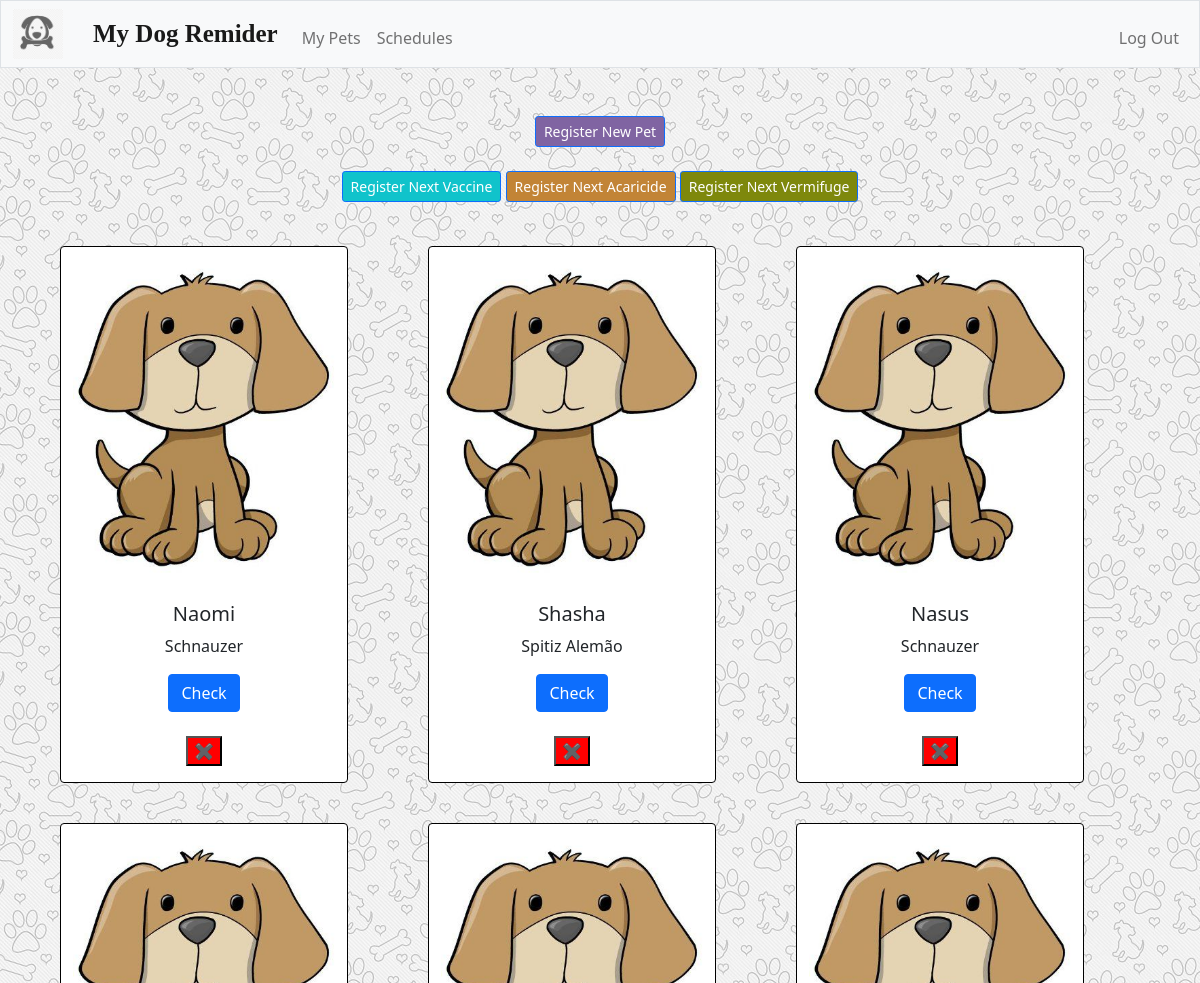
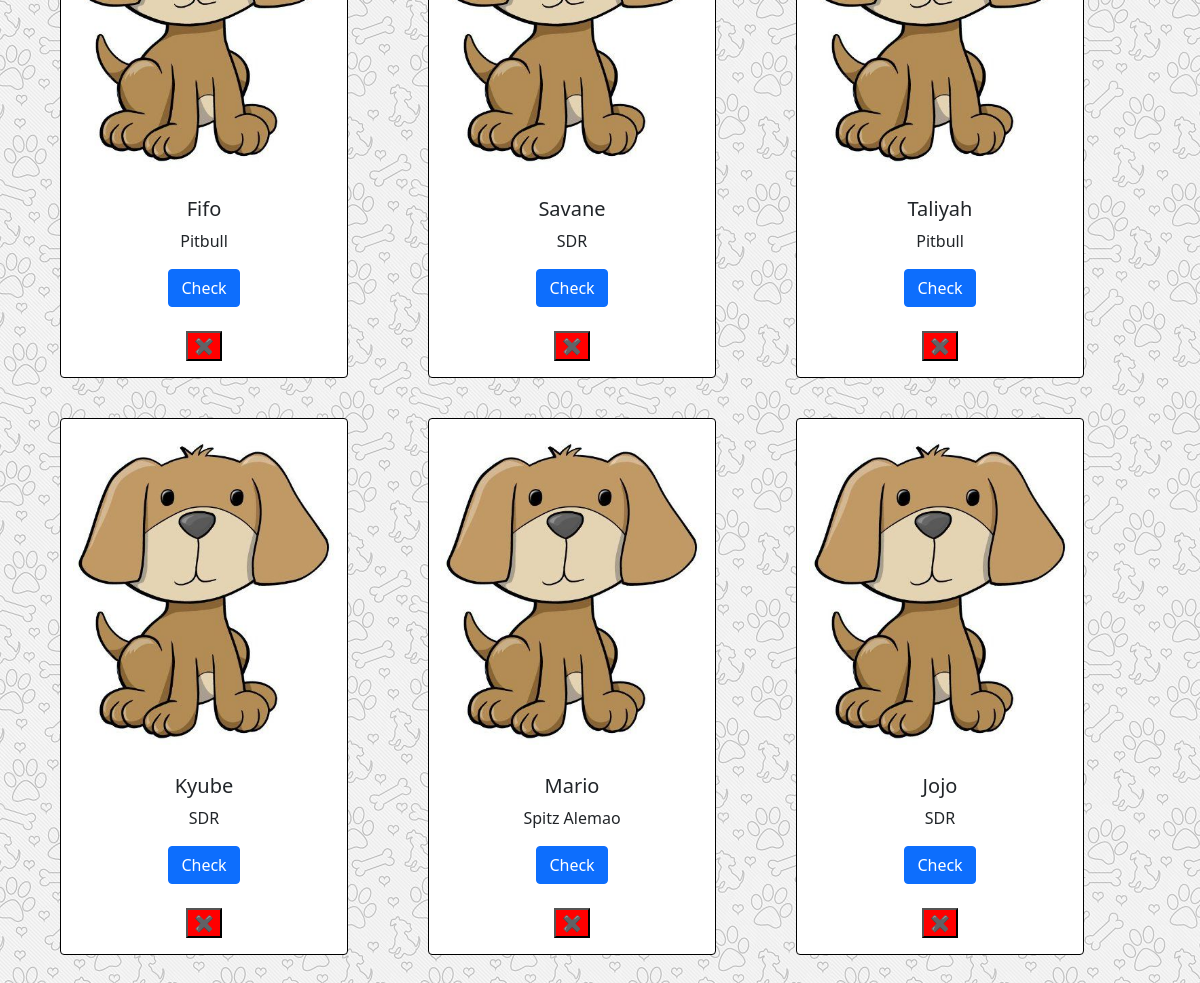
The page / (signed in) on the database its author committed (2 pictures, top to bottom).
### tables this page shows
CREATE TABLE pets (id INTEGER PRIMARY KEY AUTOINCREMENT, user_id INTEGER, petname TEXT, petage INTEGER, petbreed TEXT, FOREIGN KEY (user_id) REFERENCES users(id));

### app.py (the view)
@app.route("/", methods=["GET", "POST"])
@login_required
def index():
    user_id = session["user_id"]
    if request.method == "GET":
        pet_list = db.execute("SELECT id, petname, petage, petbreed FROM pets WHERE user_id = ?", user_id)
        return render_template("index.html", pet_list=pet_list)
    else:
        remove_pet = request.form.get("remove_pet")
        if remove_pet:
            db.execute("DELETE FROM pets WHERE id = ?", remove_pet)
            return redirect("/")

### app.py (called while the page is built)
@app.after_request #TIRAR SE NAO SERVIR DE NADA
def after_request(response):
    response.headers["Cache-Control"] = "no-cache, no-store, must-revalidate"
    response.headers["Expires"] = 0
    response.headers["Pragma"] = "no-cache"
    return response

### helpers.py (called while the page is built)
def login_required(f):
    @wraps(f)
    def decorated_function(*args, **kwargs):
        if session.get("user_id") is None:
            return redirect("/login")
        return f(*args, **kwargs)
    return decorated_function

### templates/index.html (shortened to what this page needs)
{% extends "layout.html" %}
{% block main %}
<a href="registerpet" class="btn btn-primary btn-sm" style="background-color: #8064A2">Register New Pet</a> <br><br>
<a href="registervaccine" class="btn btn-primary btn-sm" style="background-color: #10C3CB">Register Next Vaccine</a>
<a href="registeracaricide" class="btn btn-primary btn-sm" style="background-color: #C28436">Register Next Acaricide</a>
<a href="registervermifuge" class="btn btn-primary btn-sm" style="background-color: #7E880C">Register Next Vermifuge</a>
<br><br>
<div class="row">
{% for pets in pet_list %}
    <div class="card" style="width: 18rem;">
      <img src="/static/dog.jpg" class="card-img-top" alt="...">
      <div class="card-body">
        <h5 class="card-title">{{ pets.petname }}</h5>
        <p class="card-text">{{ pets.petbreed }}</p>
        <a id="load_pet" href="petmenu" class="btn btn-primary">Check</a>
        <form action="/"  method="post">
          <br>
          <input id="remove_pet" type="submit" class="remove_btn" style="background-color: #ff0000" value="✖">
        </form>
      </div>
  </div>
  {% endfor %}
</div>
{% endblock %}

### templates/layout.html (shortened to what this page needs)
<!DOCTYPE html>
<html lang="en">
    <head>
        <link href="https://cdn.jsdelivr.net/npm/bootstrap@5.1.3/dist/css/bootstrap.min.css" rel="stylesheet">
        <link href="/static/styles.css" rel="stylesheet">
    </head>
    <body>
        <nav class="bg-light border navbar navbar-expand-md navbar-light">
            <div class="container-fluid">
                <a href="#" class="logo"><img class="logoimage" src="/static/logopet.jpg" alt="Logo"></a>
                <a class="navbar-brand" href="/"> <span>My Dog Remider</span> </a>
                <div class="collapse navbar-collapse" id="navbar">
                    {% if session["user_id"] %}
                        <ul class="navbar-nav me-auto mt-2">
                            <li class="nav-item"><a class="nav-link" href="/">My Pets</a></li>
                            <li class="nav-item"><a class="nav-link" href="/petmenu">Schedules</a></li>
                        </ul>
                        <ul class="navbar-nav ms-auto mt-2">
                            <li class="nav-item"><a class="nav-link" href="/logout">Log Out</a></li>
                        </ul>
                    {% else %}
                        <ul class="navbar-nav ms-auto mt-2">
                            <li class="nav-item"><a class="nav-link" href="/register">Register</a></li>
                            <li class="nav-item"><a class="nav-link" href="/login">Log In</a></li>
                        </ul>
                    {% endif %}
                </div>
            </div>
        </nav>
        <main class="container-fluid py-5 text-center">
            {% block main %}{% endblock %}
        </main>
    </body>
</html>

### static/styles.css (style rules this page uses)
.logoimage { height:50px; width: 50px; }
.navbar-brand { font-family: "Ink Free"; font-size: 25px; font-weight: bold; padding-left: 30px }
.card { border: 1px solid black; margin-top: 20px; margin-bottom: 20px; margin-right: 20px; margin-left: 60px; }
body { background-image: url("background.jpg"); }

### rows shown on the page
pets: petname "Naomi", petbreed "Schnauzer"
pets: petname "Shasha", petbreed "Spitiz Alemão"
pets: petname "Nasus", petbreed "Schnauzer"
pets: petname "Fifo", petbreed "Pitbull"
pets: petname "Savane", petbreed "SDR"
pets: petname "Taliyah", petbreed "Pitbull"
pets: petname "Kyube", petbreed "SDR"
pets: petname "Mario", petbreed "Spitz Alemao"
pets: petname "Jojo", petbreed "SDR"
